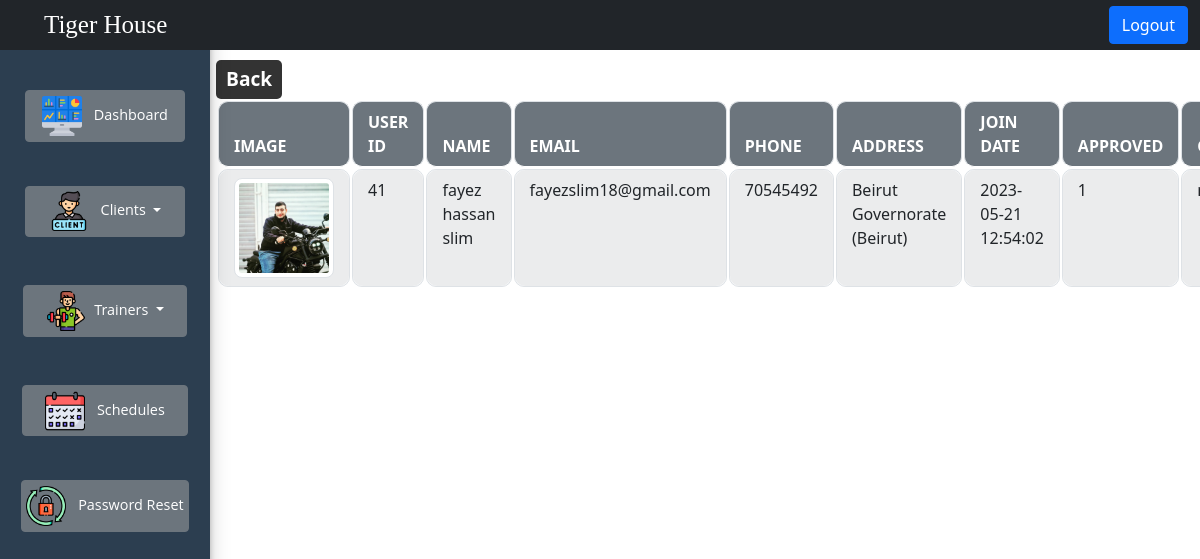
The page /clientAdmin.php (signed in) on the database its author committed.
### tables this page shows
CREATE TABLE `client` (
  `client_id` int(11) NOT NULL,
  `name` varchar(255) NOT NULL,
  `email` varchar(255) NOT NULL,
  `password` varchar(255) NOT NULL,
  `phone` varchar(255) NOT NULL,
  `address` varchar(255) NOT NULL,
  `join_date` timestamp NULL DEFAULT NULL,
  `approved` tinyint(1) NOT NULL DEFAULT 0,
  `image` varchar(255) NOT NULL,
  `gender` text NOT NULL,
  `client_dob` date NOT NULL
);

### clientAdmin.php (the view, shortened to what this page needs)
<!DOCTYPE html>
<html lang="en">
<head>
    <link href="https://cdn.jsdelivr.net/npm/bootstrap@5.0.2/dist/css/bootstrap.min.css" rel="stylesheet"
>
    <link rel="stylesheet" href="admin.css">
    <link rel="stylesheet" href="table.css">
</head>
<body>
    <nav class="navbar navbar-expand-lg navbar-dark bg-dark custom-navbar fixed-top">
        <div class="container-fluid">
            <a class="navbar-brand" href="index.php">Tiger House</a>
            <div class="collapse navbar-collapse" id="navbarNav">
                <ul class="navbar-nav ms-auto">
                    <li class="nav-item">
                        <a class="btn btn-primary logout-btn" href="index.php">Logout</a>
                    </li>
                </ul>
            </div>
        </div>
    </nav>
    <div class="sidebar">
        <ul>
            <li>
                <a class="btn btn-secondary btn-dashboard" href="admin.php">
                    <img src="pics/dashboard.png" alt="Dashboard" width="40" height="40" class="me-2">
                    Dashboard
                </a>
            </li>
            <div class="dropdown"><br>
                <button class="btn btn-secondary dropdown-toggle btn-clients" type="button" data-bs-toggle="dropdown"
                    aria-expanded="false">
                    <img src="pics/client.png" alt="client" width="40" height="40" class="me-2"> Clients
                </button>
            </div>
            <div class="dropdown"><br><br>
                <button class="btn btn-secondary dropdown-toggle btn-trainers" type="button" data-bs-toggle="dropdown"
                    aria-expanded="false">
                    <img src="pics/trainer.png" alt="trainer" width="40" height="40" class="me-2">Trainers
                </button>
            </div>
            <li><br><br>
                <a class="btn btn-secondary btn-schedules" href="allSchedule.php">
                    <img src="pics/schedule.png" alt="trainer" width="40" height="40" class="me-2">
                    Schedules
                </a>
            </li>
            <li><br>
                <a class="btn btn-secondary btn-reset" href="reset_password.php">
                    <img src="pics/reset-password.png" alt="password" width="40" height="40" class="me-2">
                    Password Reset
                </a>
            </li>
        </ul>
    </div>
    <div class="main-content">
        <a class="back-link" href="admin.php">Back</a>
        <div class="table-responsive">
            <table class="table table-striped table-bordered">
                <?php
                    require_once "connection.php";
                    $sql = "SELECT * FROM client where approved = 1";
                    $result = $conn->query($sql);
                    if ($result && mysqli_num_rows($result) > 0) {
                        echo "<thead>
           <tr>
               <th>image</th>
               <th>User ID</th>
               <th>Name</th>
               <th>Email</th>
               <th>Phone</th>
               <th>Address</th>
               <th>Join Date</th>
               <th>Approved</th>
               <th>gender</th>
           </tr>
         </thead>";
                    } else {
                        echo "<p class='no-clients'>There is no active clients right now</p>";
                    } ?>
                <tbody>
                    <?php
                        foreach ($result as $row) : ?>
                    <tr>
                        <td><img src="<?php echo $row['image']; ?>" alt="" class="img-thumbnail"> </td>
                        <td><?php echo $row['client_id']; ?></td>
                        <td><?php echo $row['name']; ?></td>
                        <td><?php echo $row['email']; ?></td>
                        <td><?php echo $row['phone']; ?></td>
                        <td><?php echo $row['address']; ?></td>
                        <td><?php echo $row['join_date']; ?></td>
                        <td><?php echo $row['approved']; ?></td>
                        <td><?php echo $row['gender']; ?></td>
                    </tr>
                    <?php endforeach; ?>
                </tbody>
            </table>
        </div>
    </div>
</body>
</html>

### admin.css (style rules this page uses)
body { margin: 0; padding: 0; }
.custom-navbar { height: 50px; }
.sidebar { padding-top: 90px; display: flex; flex-direction: column; justify-content: flex-start; align-items: center; width: 210px; height: 100%; background-color: #2c3e50; color: #ecf0f1; margin-right: 20px; height: 100vh; position: fixed; overflow-y: auto; box-shadow: 0 10px 20px rgba(0, 0, 0, 0.19), 0 6px 6px rgba(0, 0, 0, 0.23); font-family: 'Open Sans', sans-serif; text-align: center; }
ul { list-style: none; margin: 0; padding: 0; }
li { margin-bottom: 20px; }
li a img { display: inline-block; margin-right: 5px; vertical-align: middle; }
a { display: block; padding: 10px; color: #333; text-decoration: none; }
.main-content { padding-top: 5%; margin-left: 18%; }
.navbar-brand { font-family: "Pacifico", cursive; padding-left: 2rem; font-size: 25px; pointer-events: none; cursor: default; text-decoration: none; }
.logout-btn { margin-top: 20px; }
.btn-primary { font-size: 16px; }
.btn-dashboard { font-size: 0.9rem; padding: 0.3rem 1rem; }
.btn-clients, .btn-trainers, .btn-schedules { font-size: 0.9rem; padding: 0.3rem 1.4rem; }
.btn-reset { font-size: 0.9rem; padding: 0.3rem 0.3rem; }

### table.css (style rules this page uses)
:root { --table-border-color: #dee2e6; --table-header-bg: #6c757d; --table-row-hover-bg: #dee2e6; --table-striped-row-bg: #f8f9fa; --animation-speed: 0.3s; --box-shadow-color: rgba(0, 0, 0, 0.2); --table-padding: 8px 15px; }
.img-thumbnail { max-width: 100px; max-height: 100px; border-radius: 8px; }
.table { width: 100%; border-collapse: separate; border-spacing:1; }
.table td, .table th { border: 1px solid var(--table-border-color); border-radius: 10px; padding: var(--table-padding); transition: background-color var(--animation-speed) ease; }
.table thead th { background-color: var(--table-header-bg); color: white; text-transform: uppercase; }
.table-striped tbody tr:nth-of-type(odd) { background-color: var(--table-striped-row-bg); }

### clientAdmin.php (style rules this page uses)
.back-link { display: inline-block; padding: 5px 10px; font-size: 1.2rem; font-weight: bold; color: #fff; background-color: #333; text-decoration: none; border-radius: 5px; transition: background-color 0.3s ease; }

### rows shown on the page
client: image (picture), client_id "41", name "fayez hassan slim", email "fayezslim18@gmail.com", phone "70545492", address "Beirut Governorate (Beirut)", join_date "2023-05-21 12:54:02", approved "1"
